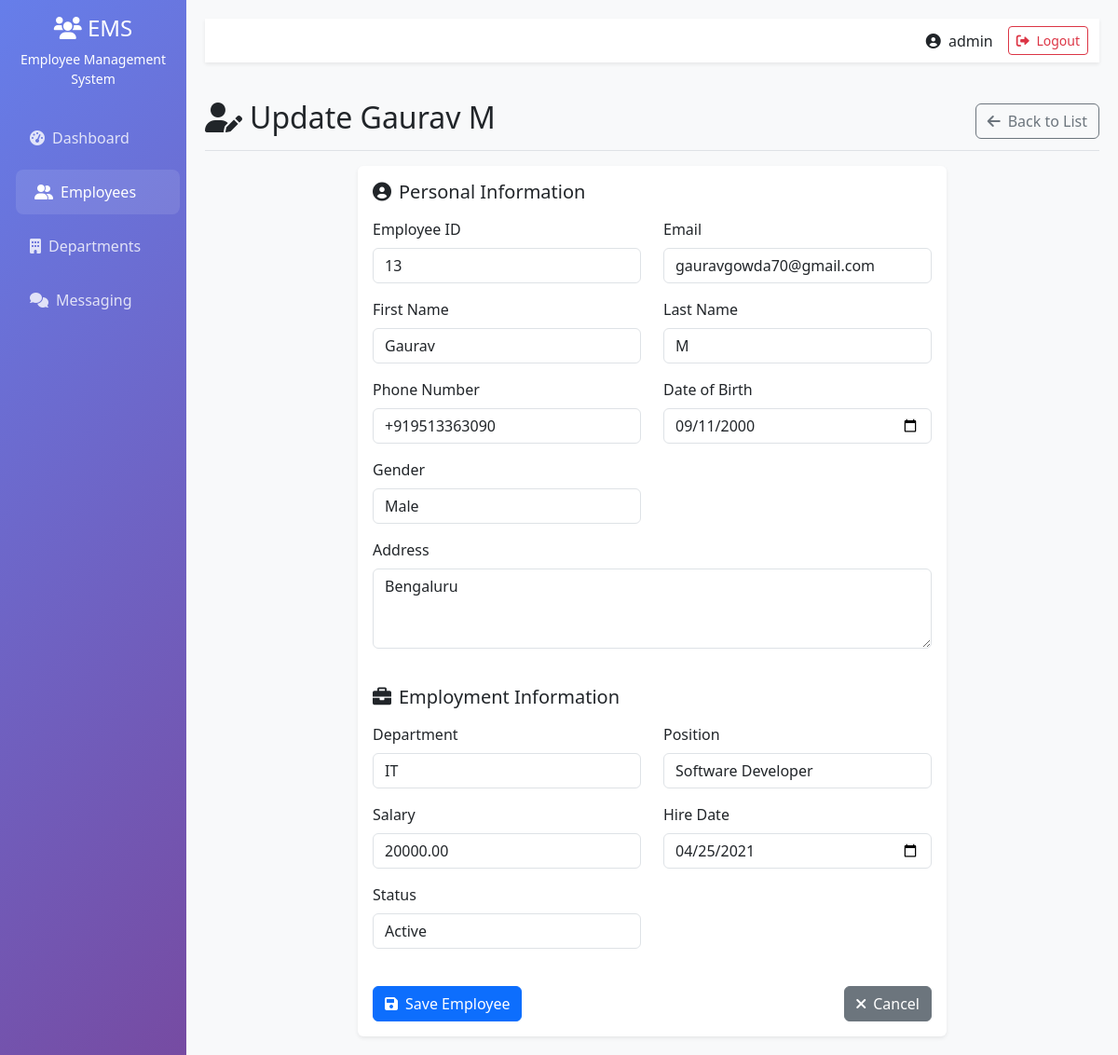
Page /employees/13/edit/ (signed in) on the committed database.
### employees/models.py (models this page shows, shortened)
class Employee(models.Model):
    GENDER_CHOICES = [
        ('M', 'Male'),
        ('F', 'Female'),
        ('O', 'Other'),
    ]
    STATUS_CHOICES = [
        ('active', 'Active'),
        ('inactive', 'Inactive'),
        ('terminated', 'Terminated'),
    ]
    employee_id = models.CharField(max_length=20, unique=True)
    first_name = models.CharField(max_length=50)
    last_name = models.CharField(max_length=50)
    email = models.EmailField(unique=True)
    phone_regex = RegexValidator(
        regex=r'^\+?1?\d{9,15}$',
        message="Phone number must be entered in the format:'+999999999'. upto 15 digits allowed."
    )
    phone_number = models.CharField(validators=[phone_regex], max_length=17)
    date_of_birth = models.DateField()
    gender = models.CharField(max_length=1, choices=GENDER_CHOICES)
    address = models.TextField()
    department = models.ForeignKey(Department, on_delete= models.CASCADE, related_name='employees')
    position = models.CharField(max_length=100)
    salary = models.DecimalField(max_digits=10, decimal_places=2)
    hire_date = models.DateField()
    status = models.CharField(max_length=20, choices=STATUS_CHOICES, default='active')
    created_at = models.DateTimeField(auto_now_add=True)
    updated_at = models.DateTimeField(auto_now=True)
    @property
    def full_name(self):
        return f"{self.first_name} {self.last_name}"
    class Meta:
        ordering = ['first_name', 'last_name']

### employees/views.py (the view)
# urls.py: path('employees/<int:pk>/edit/', views.employee_update, name='employee_update'),
@login_required
def employee_update(request, pk):
    employee = get_object_or_404(Employee, pk=pk)
    if request.method == 'POST':
        form = EmployeeForm(request.POST, instance=employee)
        if form.is_valid():
            form.save()
            messages.success(request, 'Employee updated successfully')
            return redirect('employee_detail', pk=employee.pk)
    else:
        form = EmployeeForm(instance=employee)
    return render(request, 'employees/employee_form.html', {
        'form': form,
        'title': f'Update {employee.full_name}',
        'employee': employee
    })

### employees/forms.py
class EmployeeForm(forms.ModelForm):
    class Meta:
        model = Employee
        fields = '__all__'
        widgets = {
            'date_of_birth': forms.DateInput(attrs={'type': 'date', 'class': 'form-control'}),
            'hire_date': forms.DateInput(attrs={'type': 'date', 'class': 'form-control'}),
            'first_name': forms.TextInput(attrs={'class': 'form-control'}),
            'last_name': forms.TextInput(attrs={'class': 'form-control'}),
            'email': forms.EmailInput(attrs={'class': 'form-control'}),
            'phone_number': forms.TextInput(attrs={'class': 'form-control'}),
            'employee_id': forms.TextInput(attrs={'class': 'form-control'}),
            'position': forms.TextInput(attrs={'class': 'form-control'}),
            'salary': forms.NumberInput(attrs={'class': 'form-control'}),
            'address': forms.Textarea(attrs={'class': 'form-control', 'rows': 3}),
            'gender': forms.Select(attrs={'class': 'form-control'}),
            'department': forms.Select(attrs={'class': 'form-control'}),
            'status': forms.Select(attrs={'class': 'form-control'}),
        }

### employees/models.py (called while the page is built)
    def __str__(self):
        return self.name

### employees/templates/employees/employee_form.html (shortened to what this page needs)
{% extends 'employees/base.html' %}
{% block content %}
<div class="d-flex justify-content-between flex-wrap flex-md-nowrap align-items-center pt-3 pb-2 mb-3 border-bottom">
    <h1 class="h2"><i class="fas fa-user-edit me-2"></i>{{ title }}</h1>
    <div class="btn-toolbar mb-2 mb-md-0">
        <a href="{% url 'employee_list' %}" class="btn btn-outline-secondary">
            <i class="fas fa-arrow-left me-2"></i>Back to List
        </a>
    </div>
</div>
<div class="row">
    <div class="col-md-8 offset-md-2">
        <div class="card">
            <div class="card-body">
                <form method="post">
                    <fieldset class="mb-4">
                        <legend class="h5 mb-3"><i class="fas fa-user-circle me-2"></i>Personal Information</legend>
                        <div class="row">
                            <div class="col-md-6 mb-3">
                                <label for="{{ form.employee_id.id_for_label }}" class="form-label">Employee ID</label>
                                {{ form.employee_id }}
                            </div>
                            <div class="col-md-6 mb-3">
                                <label for="{{ form.email.id_for_label }}" class="form-label">Email</label>
                                {{ form.email }}
                            </div>
                            <div class="col-md-6 mb-3">
                                <label for="{{ form.first_name.id_for_label }}" class="form-label">First Name</label>
                                {{ form.first_name }}
                            </div>
                            <div class="col-md-6 mb-3">
                                <label for="{{ form.last_name.id_for_label }}" class="form-label">Last Name</label>
                                {{ form.last_name }}
                            </div>
                            <div class="col-md-6 mb-3">
                                <label for="{{ form.phone_number.id_for_label }}" class="form-label">Phone Number</label>
                                {{ form.phone_number }}
                            </div>
                            <div class="col-md-6 mb-3">
                                <label for="{{ form.date_of_birth.id_for_label }}" class="form-label">Date of Birth</label>
                                {{ form.date_of_birth }}
                            </div>
                            <div class="col-md-6 mb-3">
                                <label for="{{ form.gender.id_for_label }}" class="form-label">Gender</label>
                                {{ form.gender }}
                            </div>
                            <div class="col-12 mb-3">
                                <label for="{{ form.address.id_for_label }}" class="form-label">Address</label>
                                {{ form.address }}
                            </div>
                        </div>
                    </fieldset>
                    <fieldset class="mb-4">
                        <legend class="h5 mb-3"><i class="fas fa-briefcase me-2"></i>Employment Information</legend>
                        <div class="row">
                            <div class="col-md-6 mb-3">
                                <label for="{{ form.department.id_for_label }}" class="form-label">Department</label>
                                {{ form.department }}
                            </div>
                            <div class="col-md-6 mb-3">
                                <label for="{{ form.position.id_for_label }}" class="form-label">Position</label>
                                {{ form.position }}
                            </div>
                            <div class="col-md-6 mb-3">
                                <label for="{{ form.salary.id_for_label }}" class="form-label">Salary</label>
                                {{ form.salary }}
                            </div>
                            <div class="col-md-6 mb-3">
                                <label for="{{ form.hire_date.id_for_label }}" class="form-label">Hire Date</label>
                                {{ form.hire_date }}
                            </div>
                            <div class="col-md-6 mb-3">
                                <label for="{{ form.status.id_for_label }}" class="form-label">Status</label>
                                {{ form.status }}
                            </div>
                        </div>
                    </fieldset>
                    <div class="d-flex justify-content-between">
                        <button type="submit" class="btn btn-primary">
                            <i class="fas fa-save me-2"></i>Save Employee
                        </button>
                        <a href="{% url 'employee_list' %}" class="btn btn-secondary">
                            <i class="fas fa-times me-2"></i>Cancel
                        </a>
                    </div>
                </form>
            </div>
        </div>
    </div>
</div>
{% endblock %}

### employees/templates/employees/base.html (shortened to what this page needs)
{% load static %}
<!DOCTYPE html>
<html lang="en">
<head>
  <link href="https://cdnjs.cloudflare.com/ajax/libs/bootstrap/5.3.0/css/bootstrap.min.css" rel="stylesheet">
  <link href="https://cdnjs.cloudflare.com/ajax/libs/font-awesome/6.0.0/css/all.min.css" rel="stylesheet">
</head>
<body>
  <div class="container-fluid">
    <div class="row">
      <nav id="sidebarMenu" class="col-md-3 col-lg-2 d-md-block sidebar collapse">
        <div class="position-sticky pt-3">
          <div class="text-center mb-4">
            <h4><i class="fas fa-users"></i> EMS</h4>
            <p class="small">Employee Management System</p>
          </div>
          <ul class="nav flex-column">
            <li class="nav-item">
              <a class="nav-link {% if request.resolver_match.url_name == 'dashboard' %}active{% endif %}" href="{% url 'dashboard' %}">
                <i class="fas fa-tachometer-alt me-2"></i>Dashboard
              </a>
            </li>
            <li class="nav-item">
              <a class="nav-link {% if 'employee' in request.resolver_match.url_name %}active{% endif %}" href="{% url 'employee_list' %}">
                <i class="fas fa-user-friends me-2"></i>Employees
              </a>
            </li>
            <li class="nav-item">
              <a class="nav-link {% if 'department' in request.resolver_match.url_name %}active{% endif %}" href="{% url 'department_list' %}">
                <i class="fas fa-building me-2"></i>Departments
              </a>
            </li>
            <li class="nav-item">
              <a class="nav-link {% if 'messaging' in request.resolver_match.url_name %}active{% endif %}" href="{% url 'messaging_dashboard' %}">
                <i class="fas fa-comments me-2"></i>Messaging
              </a>
            </li>
          </ul>
        </div>
      </nav>
      <main class="col-md-9 ms-sm-auto col-lg-10 main-content">
        <nav class="navbar navbar-light bg-white shadow-sm mb-4">
          <div class="container-fluid">
            <div class="d-flex align-items-center ms-auto">
              <span class="me-3">
                <i class="fas fa-user-circle me-1"></i>
                {% if user.first_name %}{{ user.first_name }} {{ user.last_name }}{% else %}{{ user.username }}{% endif %}
              </span>
              <a href="{% url 'logout' %}" class="btn btn-sm btn-outline-danger">
                <i class="fas fa-sign-out-alt me-1"></i> Logout
              </a>
            </div>
          </div>
        </nav>
        {% block content %}{% endblock %}
      </main>
    </div>
  </div>
</body>
</html>

### employees/templates/employees/base.html (style rules this page uses)
.sidebar { background: linear-gradient(135deg, #667eea 0%, #764ba2 100%); min-height: 100vh; color: white; }
.sidebar .nav-link { color: rgba(255,255,255,0.8); padding: 12px 20px; border-radius: 8px; margin: 5px 0; transition: all 0.3s ease; }
.sidebar .nav-link:hover, .sidebar .nav-link.active { color: white; background: rgba(255,255,255,0.1); transform: translateX(5px); }
.main-content { background: #f8f9fa; min-height: 100vh; padding: 20px; }
.card { border: none; box-shadow: 0 0.125rem 0.25rem rgba(0,0,0,0.075); transition: transform 0.2s; }

### rows in the picture
Employee: employee_id "13", email "gauravgowda70@gmail.com", first_name "Gaurav", last_name "M", phone_number "+919513363090", date_of_birth "09/11/2000", gender "Male", address "Bengaluru", department "IT", position "Software Developer", salary "20000.00", hire_date "04/25/2021", status "Active"

### other values in the picture
{{ user.username }} "admin"
{{ title }} "Update Gaurav M"
